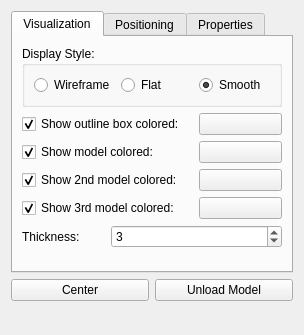
<?xml version="1.0" encoding="UTF-8"?>
<ui version="4.0">
 <class>DialogModelVisualization</class>
 <widget class="QWidget" name="DialogModelVisualization">
  <property name="geometry">
   <rect>
    <x>0</x>
    <y>0</y>
    <width>304</width>
    <height>335</height>
   </rect>
  </property>
  <property name="sizePolicy">
   <sizepolicy hsizetype="Preferred" vsizetype="Maximum">
    <horstretch>0</horstretch>
    <verstretch>0</verstretch>
   </sizepolicy>
  </property>
  <property name="windowTitle">
   <string>Visualization</string>
  </property>
  <layout class="QGridLayout">
   <item row="0" column="0">
    <widget class="QTabWidget" name="tabWidget">
     <property name="sizePolicy">
      <sizepolicy hsizetype="Expanding" vsizetype="Maximum">
       <horstretch>0</horstretch>
       <verstretch>0</verstretch>
      </sizepolicy>
     </property>
     <property name="currentIndex">
      <number>0</number>
     </property>
     <widget class="QWidget" name="tab">
      <attribute name="title">
       <string>Visualization</string>
      </attribute>
      <layout class="QGridLayout" name="gridLayout">
       <item row="0" column="0" colspan="3">
        <widget class="QGroupBox" name="groupBoxDisplayStyle">
         <property name="sizePolicy">
          <sizepolicy hsizetype="Preferred" vsizetype="Maximum">
           <horstretch>0</horstretch>
           <verstretch>0</verstretch>
          </sizepolicy>
         </property>
         <property name="title">
          <string>Display Style:</string>
         </property>
         <layout class="QGridLayout">
          <item row="0" column="0">
           <widget class="QRadioButton" name="radioButtonWireframe">
            <property name="text">
             <string>Wireframe</string>
            </property>
           </widget>
          </item>
          <item row="0" column="1">
           <widget class="QRadioButton" name="radioButtonFlat">
            <property name="text">
             <string>Flat</string>
            </property>
           </widget>
          </item>
          <item row="0" column="2">
           <widget class="QRadioButton" name="radioButtonSmooth">
            <property name="text">
             <string>Smooth</string>
            </property>
            <property name="checked">
             <bool>true</bool>
            </property>
           </widget>
          </item>
         </layout>
        </widget>
       </item>
       <item row="1" column="0" colspan="2">
        <widget class="QCheckBox" name="checkBoxBoundingBox">
         <property name="sizePolicy">
          <sizepolicy hsizetype="Maximum" vsizetype="Fixed">
           <horstretch>0</horstretch>
           <verstretch>0</verstretch>
          </sizepolicy>
         </property>
         <property name="text">
          <string>Show outline box colored:</string>
         </property>
         <property name="checked">
          <bool>true</bool>
         </property>
        </widget>
       </item>
       <item row="1" column="2">
        <widget class="ColoredPushButton" name="pushButtonBoundingBoxColor">
         <property name="sizePolicy">
          <sizepolicy hsizetype="Minimum" vsizetype="Minimum">
           <horstretch>0</horstretch>
           <verstretch>0</verstretch>
          </sizepolicy>
         </property>
         <property name="text">
          <string/>
         </property>
        </widget>
       </item>
       <item row="2" column="0" colspan="2">
        <widget class="QCheckBox" name="checkBoxModelVisible">
         <property name="sizePolicy">
          <sizepolicy hsizetype="Maximum" vsizetype="Fixed">
           <horstretch>0</horstretch>
           <verstretch>0</verstretch>
          </sizepolicy>
         </property>
         <property name="text">
          <string>Show model colored:</string>
         </property>
         <property name="checked">
          <bool>true</bool>
         </property>
        </widget>
       </item>
       <item row="2" column="2">
        <widget class="ColoredPushButton" name="pushButtonModelColor">
         <property name="sizePolicy">
          <sizepolicy hsizetype="Minimum" vsizetype="Minimum">
           <horstretch>0</horstretch>
           <verstretch>0</verstretch>
          </sizepolicy>
         </property>
         <property name="text">
          <string/>
         </property>
        </widget>
       </item>
       <item row="3" column="0" colspan="2">
        <widget class="QCheckBox" name="checkBoxModel2Visible">
         <property name="sizePolicy">
          <sizepolicy hsizetype="Maximum" vsizetype="Fixed">
           <horstretch>0</horstretch>
           <verstretch>0</verstretch>
          </sizepolicy>
         </property>
         <property name="text">
          <string>Show 2nd model colored:</string>
         </property>
         <property name="checked">
          <bool>true</bool>
         </property>
        </widget>
       </item>
       <item row="3" column="2">
        <widget class="ColoredPushButton" name="pushButtonModel2Color">
         <property name="sizePolicy">
          <sizepolicy hsizetype="Minimum" vsizetype="Minimum">
           <horstretch>0</horstretch>
           <verstretch>0</verstretch>
          </sizepolicy>
         </property>
         <property name="text">
          <string/>
         </property>
        </widget>
       </item>
       <item row="4" column="0" colspan="2">
        <widget class="QCheckBox" name="checkBoxModel3Visible">
         <property name="sizePolicy">
          <sizepolicy hsizetype="Maximum" vsizetype="Fixed">
           <horstretch>0</horstretch>
           <verstretch>0</verstretch>
          </sizepolicy>
         </property>
         <property name="text">
          <string>Show 3rd model colored:</string>
         </property>
         <property name="checked">
          <bool>true</bool>
         </property>
        </widget>
       </item>
       <item row="4" column="2">
        <widget class="ColoredPushButton" name="pushButtonModel3Color">
         <property name="sizePolicy">
          <sizepolicy hsizetype="Minimum" vsizetype="Minimum">
           <horstretch>0</horstretch>
           <verstretch>0</verstretch>
          </sizepolicy>
         </property>
         <property name="text">
          <string/>
         </property>
        </widget>
       </item>
       <item row="5" column="0">
        <widget class="QLabel" name="labelThickness">
         <property name="text">
          <string>Thickness:</string>
         </property>
        </widget>
       </item>
       <item row="5" column="1" colspan="2">
        <widget class="QSpinBox" name="spinBoxThickness">
         <property name="value">
          <number>3</number>
         </property>
        </widget>
       </item>
       <item row="6" column="1">
        <spacer>
         <property name="orientation">
          <enum>Qt::Vertical</enum>
         </property>
         <property name="sizeHint" stdset="0">
          <size>
           <width>20</width>
           <height>16</height>
          </size>
         </property>
        </spacer>
       </item>
      </layout>
     </widget>
     <widget class="QWidget" name="tab_2">
      <attribute name="title">
       <string>Positioning</string>
      </attribute>
      <layout class="QGridLayout">
       <item row="0" column="0">
        <widget class="QGroupBox" name="GroupBoxLocation_2">
         <property name="title">
          <string>Scale:</string>
         </property>
         <layout class="QGridLayout">
          <property name="margin">
           <number>6</number>
          </property>
          <property name="spacing">
           <number>0</number>
          </property>
          <item row="0" column="0">
           <widget class="QLabel" name="labelSizeX">
            <property name="sizePolicy">
             <sizepolicy hsizetype="Maximum" vsizetype="Preferred">
              <horstretch>0</horstretch>
              <verstretch>0</verstretch>
             </sizepolicy>
            </property>
            <property name="text">
             <string>X:</string>
            </property>
           </widget>
          </item>
          <item row="0" column="1">
           <widget class="QDoubleSpinBox" name="doubleSpinBoxSizeX">
            <property name="decimals">
             <number>8</number>
            </property>
            <property name="maximum">
             <double>99999999999999.984375000000000</double>
            </property>
            <property name="value">
             <double>1.000000000000000</double>
            </property>
           </widget>
          </item>
          <item row="1" column="0">
           <widget class="QLabel" name="labelSizeY">
            <property name="sizePolicy">
             <sizepolicy hsizetype="Maximum" vsizetype="Preferred">
              <horstretch>0</horstretch>
              <verstretch>0</verstretch>
             </sizepolicy>
            </property>
            <property name="text">
             <string>Y:</string>
            </property>
           </widget>
          </item>
          <item row="1" column="1">
           <widget class="QDoubleSpinBox" name="doubleSpinBoxSizeY">
            <property name="decimals">
             <number>8</number>
            </property>
            <property name="maximum">
             <double>99999999999999.984375000000000</double>
            </property>
            <property name="value">
             <double>1.000000000000000</double>
            </property>
           </widget>
          </item>
          <item row="2" column="0">
           <widget class="QLabel" name="labelSizeZ">
            <property name="sizePolicy">
             <sizepolicy hsizetype="Maximum" vsizetype="Preferred">
              <horstretch>0</horstretch>
              <verstretch>0</verstretch>
             </sizepolicy>
            </property>
            <property name="text">
             <string>Z:</string>
            </property>
           </widget>
          </item>
          <item row="2" column="1">
           <widget class="QDoubleSpinBox" name="doubleSpinBoxSizeZ">
            <property name="decimals">
             <number>8</number>
            </property>
            <property name="maximum">
             <double>99999999999999.984375000000000</double>
            </property>
            <property name="value">
             <double>1.000000000000000</double>
            </property>
           </widget>
          </item>
         </layout>
        </widget>
       </item>
       <item row="1" column="0">
        <widget class="QGroupBox" name="GroupBoxLocation">
         <property name="title">
          <string>Location:</string>
         </property>
         <layout class="QGridLayout">
          <property name="margin">
           <number>6</number>
          </property>
          <property name="spacing">
           <number>0</number>
          </property>
          <item row="0" column="0">
           <widget class="QLabel" name="labelLocationX">
            <property name="sizePolicy">
             <sizepolicy hsizetype="Maximum" vsizetype="Preferred">
              <horstretch>0</horstretch>
              <verstretch>0</verstretch>
             </sizepolicy>
            </property>
            <property name="text">
             <string>X:</string>
            </property>
           </widget>
          </item>
          <item row="0" column="1">
           <widget class="QDoubleSpinBox" name="doubleSpinBoxLocationX">
            <property name="decimals">
             <number>8</number>
            </property>
            <property name="minimum">
             <double>-100000000000000.000000000000000</double>
            </property>
            <property name="maximum">
             <double>100000000000000.000000000000000</double>
            </property>
            <property name="value">
             <double>0.000000000000000</double>
            </property>
           </widget>
          </item>
          <item row="1" column="0">
           <widget class="QLabel" name="labelLocationY">
            <property name="sizePolicy">
             <sizepolicy hsizetype="Maximum" vsizetype="Preferred">
              <horstretch>0</horstretch>
              <verstretch>0</verstretch>
             </sizepolicy>
            </property>
            <property name="text">
             <string>Y:</string>
            </property>
           </widget>
          </item>
          <item row="1" column="1">
           <widget class="QDoubleSpinBox" name="doubleSpinBoxLocationY">
            <property name="decimals">
             <number>8</number>
            </property>
            <property name="minimum">
             <double>-100000000000000.000000000000000</double>
            </property>
            <property name="maximum">
             <double>99999999999999.984375000000000</double>
            </property>
           </widget>
          </item>
          <item row="2" column="0">
           <widget class="QLabel" name="labelLocationZ">
            <property name="sizePolicy">
             <sizepolicy hsizetype="Maximum" vsizetype="Preferred">
              <horstretch>0</horstretch>
              <verstretch>0</verstretch>
             </sizepolicy>
            </property>
            <property name="text">
             <string>Z:</string>
            </property>
           </widget>
          </item>
          <item row="2" column="1">
           <widget class="QDoubleSpinBox" name="doubleSpinBoxLocationZ">
            <property name="decimals">
             <number>8</number>
            </property>
            <property name="minimum">
             <double>-100000000000000.000000000000000</double>
            </property>
            <property name="maximum">
             <double>99999999999999.984375000000000</double>
            </property>
           </widget>
          </item>
         </layout>
        </widget>
       </item>
      </layout>
     </widget>
     <widget class="QWidget" name="tab_3">
      <attribute name="title">
       <string>Properties</string>
      </attribute>
      <layout class="QGridLayout">
       <item row="0" column="0">
        <widget class="QLabel" name="label_2">
         <property name="sizePolicy">
          <sizepolicy hsizetype="Maximum" vsizetype="Preferred">
           <horstretch>0</horstretch>
           <verstretch>0</verstretch>
          </sizepolicy>
         </property>
         <property name="text">
          <string>File Name:</string>
         </property>
        </widget>
       </item>
       <item row="0" column="1">
        <widget class="QLabel" name="labelModelName">
         <property name="maximumSize">
          <size>
           <width>200</width>
           <height>16777215</height>
          </size>
         </property>
         <property name="text">
          <string>...</string>
         </property>
         <property name="wordWrap">
          <bool>true</bool>
         </property>
        </widget>
       </item>
       <item row="1" column="0">
        <widget class="QLabel" name="label">
         <property name="sizePolicy">
          <sizepolicy hsizetype="Maximum" vsizetype="Preferred">
           <horstretch>0</horstretch>
           <verstretch>0</verstretch>
          </sizepolicy>
         </property>
         <property name="text">
          <string>Model Size:</string>
         </property>
        </widget>
       </item>
       <item row="1" column="1">
        <widget class="QLabel" name="labelModelSize">
         <property name="text">
          <string>{X, Y, Z}</string>
         </property>
        </widget>
       </item>
       <item row="2" column="0">
        <spacer>
         <property name="orientation">
          <enum>Qt::Vertical</enum>
         </property>
         <property name="sizeHint" stdset="0">
          <size>
           <width>20</width>
           <height>40</height>
          </size>
         </property>
        </spacer>
       </item>
      </layout>
     </widget>
    </widget>
   </item>
   <item row="1" column="0">
    <layout class="QGridLayout">
     <item row="0" column="0">
      <widget class="QPushButton" name="pushButtonCenter">
       <property name="text">
        <string comment="Center the model">Center</string>
       </property>
      </widget>
     </item>
     <item row="0" column="1">
      <widget class="QPushButton" name="pushButtonClose">
       <property name="text">
        <string comment="Close the model">Unload Model</string>
       </property>
      </widget>
     </item>
    </layout>
   </item>
   <item row="2" column="0">
    <spacer>
     <property name="orientation">
      <enum>Qt::Vertical</enum>
     </property>
     <property name="sizeHint" stdset="0">
      <size>
       <width>20</width>
       <height>40</height>
      </size>
     </property>
    </spacer>
   </item>
  </layout>
 </widget>
 <customwidgets>
  <customwidget>
   <class>ColoredPushButton</class>
   <extends>QPushButton</extends>
   <header>colored_push_button.h</header>
  </customwidget>
 </customwidgets>
 <tabstops>
  <tabstop>pushButtonCenter</tabstop>
  <tabstop>pushButtonClose</tabstop>
  <tabstop>tabWidget</tabstop>
  <tabstop>radioButtonWireframe</tabstop>
  <tabstop>radioButtonFlat</tabstop>
  <tabstop>radioButtonSmooth</tabstop>
  <tabstop>checkBoxBoundingBox</tabstop>
  <tabstop>pushButtonBoundingBoxColor</tabstop>
  <tabstop>checkBoxModelVisible</tabstop>
  <tabstop>pushButtonModelColor</tabstop>
  <tabstop>checkBoxModel2Visible</tabstop>
  <tabstop>pushButtonModel2Color</tabstop>
  <tabstop>spinBoxThickness</tabstop>
  <tabstop>doubleSpinBoxSizeX</tabstop>
  <tabstop>doubleSpinBoxSizeY</tabstop>
  <tabstop>doubleSpinBoxSizeZ</tabstop>
  <tabstop>doubleSpinBoxLocationX</tabstop>
  <tabstop>doubleSpinBoxLocationY</tabstop>
  <tabstop>doubleSpinBoxLocationZ</tabstop>
 </tabstops>
 <resources/>
 <connections/>
</ui>
